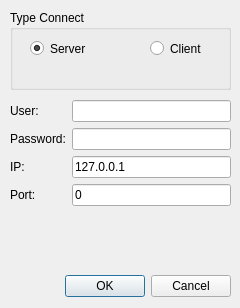
<?xml version="1.0" encoding="UTF-8"?>
<ui version="4.0">
 <class>ConnectedDialog</class>
 <widget class="QDialog" name="ConnectedDialog">
  <property name="geometry">
   <rect>
    <x>0</x>
    <y>0</y>
    <width>240</width>
    <height>308</height>
   </rect>
  </property>
  <property name="minimumSize">
   <size>
    <width>240</width>
    <height>239</height>
   </size>
  </property>
  <property name="maximumSize">
   <size>
    <width>2400</width>
    <height>2390</height>
   </size>
  </property>
  <property name="windowTitle">
   <string>Dialog</string>
  </property>
  <widget class="QDialogButtonBox" name="buttonBox">
   <property name="geometry">
    <rect>
     <x>10</x>
     <y>270</y>
     <width>221</width>
     <height>32</height>
    </rect>
   </property>
   <property name="orientation">
    <enum>Qt::Horizontal</enum>
   </property>
   <property name="standardButtons">
    <set>QDialogButtonBox::Cancel|QDialogButtonBox::Ok</set>
   </property>
  </widget>
  <widget class="QGroupBox" name="groupBox">
   <property name="geometry">
    <rect>
     <x>10</x>
     <y>10</y>
     <width>221</width>
     <height>80</height>
    </rect>
   </property>
   <property name="title">
    <string>Type Connect</string>
   </property>
   <widget class="QRadioButton" name="ServerButton">
    <property name="geometry">
     <rect>
      <x>20</x>
      <y>30</y>
      <width>82</width>
      <height>17</height>
     </rect>
    </property>
    <property name="text">
     <string>Server</string>
    </property>
    <property name="checked">
     <bool>true</bool>
    </property>
   </widget>
   <widget class="QRadioButton" name="ClientButton">
    <property name="geometry">
     <rect>
      <x>140</x>
      <y>30</y>
      <width>71</width>
      <height>17</height>
     </rect>
    </property>
    <property name="text">
     <string>Client</string>
    </property>
   </widget>
  </widget>
  <widget class="QWidget" name="formLayoutWidget">
   <property name="geometry">
    <rect>
     <x>10</x>
     <y>100</y>
     <width>221</width>
     <height>137</height>
    </rect>
   </property>
   <layout class="QFormLayout" name="formLayout">
    <item row="4" column="0">
     <widget class="QLabel" name="label">
      <property name="text">
       <string>IP:</string>
      </property>
     </widget>
    </item>
    <item row="5" column="1">
     <widget class="QLineEdit" name="PortEdit">
      <property name="text">
       <string>0</string>
      </property>
      <property name="maxLength">
       <number>5</number>
      </property>
     </widget>
    </item>
    <item row="5" column="0">
     <widget class="QLabel" name="label_2">
      <property name="text">
       <string>Port:</string>
      </property>
     </widget>
    </item>
    <item row="4" column="1">
     <widget class="QLineEdit" name="IPEdit">
      <property name="text">
       <string>127.0.0.1</string>
      </property>
     </widget>
    </item>
    <item row="1" column="1">
     <widget class="QLineEdit" name="UserEdit"/>
    </item>
    <item row="1" column="0">
     <widget class="QLabel" name="label_3">
      <property name="text">
       <string>User:</string>
      </property>
     </widget>
    </item>
    <item row="2" column="1">
     <widget class="QLineEdit" name="PassEdit"/>
    </item>
    <item row="2" column="0">
     <widget class="QLabel" name="label_6">
      <property name="text">
       <string>Password:</string>
      </property>
     </widget>
    </item>
   </layout>
  </widget>
 </widget>
 <resources/>
 <connections>
  <connection>
   <sender>buttonBox</sender>
   <signal>rejected()</signal>
   <receiver>ConnectedDialog</receiver>
   <slot>reject()</slot>
   <hints>
    <hint type="sourcelabel">
     <x>316</x>
     <y>260</y>
    </hint>
    <hint type="destinationlabel">
     <x>286</x>
     <y>274</y>
    </hint>
   </hints>
  </connection>
  <connection>
   <sender>buttonBox</sender>
   <signal>accepted()</signal>
   <receiver>ConnectedDialog</receiver>
   <slot>accept()</slot>
   <hints>
    <hint type="sourcelabel">
     <x>248</x>
     <y>254</y>
    </hint>
    <hint type="destinationlabel">
     <x>157</x>
     <y>274</y>
    </hint>
   </hints>
  </connection>
 </connections>
</ui>
